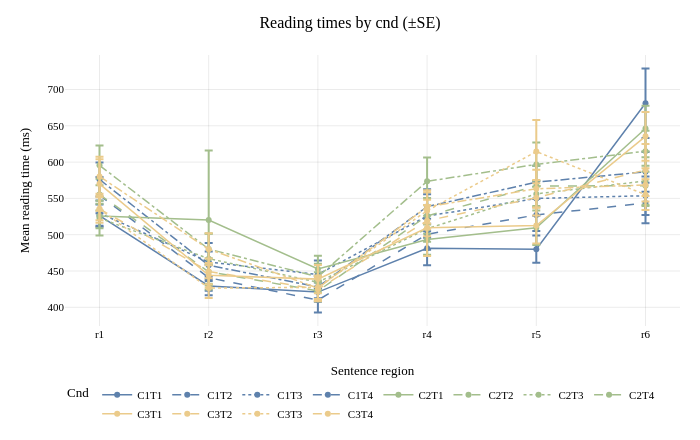
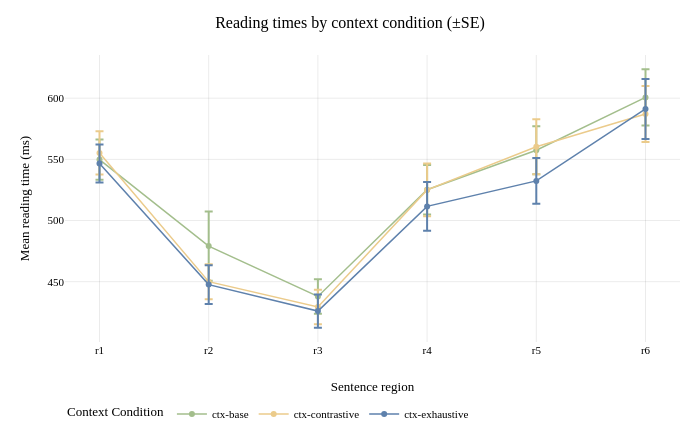
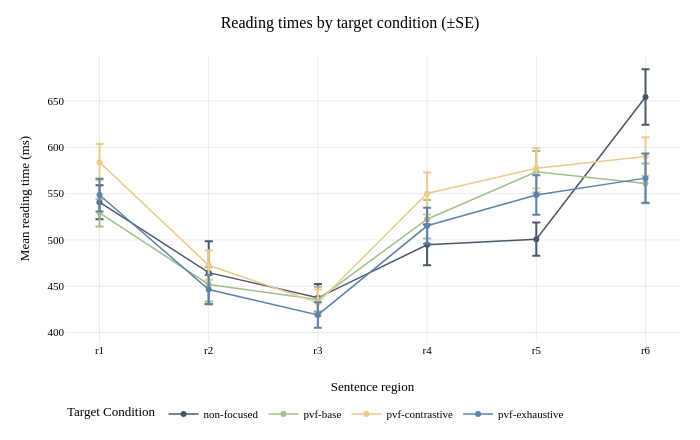

Notebook code for these charts, in order:
### Markdown cell above
#### Reading-time plots

Exhaustive is blue, base green, contrastive yellow, and non-focused grey. For combined `cnd` conditions, color identifies the context (C1 exhaustive, C2 base, C3 contrastive), while line style identifies the target (T1 non-focused: solid; T2 exhaustive: dashed; T3 base: dotted; T4 contrastive: dash-dot).

### Code cell
# Combined CxTy conditions use the context color and a target-specific line style.
condition_pairs = plot_trials[['cnd', 'context_condition', 'target_condition']].drop_duplicates()
if condition_pairs['cnd'].duplicated().any():
    raise ValueError('A combined condition maps to multiple context/target conditions')
missing_colors = set(condition_pairs['context_condition']) | set(condition_pairs['target_condition'])
missing_colors -= set(CONDITION_COLORS)
if missing_colors:
    raise ValueError(f'No Nord colors defined for conditions: {sorted(missing_colors)}')
missing_dashes = set(condition_pairs['target_condition']) - set(TARGET_DASHES)
if missing_dashes:
    raise ValueError(f'No line styles defined for target conditions: {sorted(missing_dashes)}')
combined_colors = {
    row.cnd: CONDITION_COLORS[row.context_condition]
    for row in condition_pairs.itertuples(index=False)
}
combined_dashes = {
    row.cnd: TARGET_DASHES[row.target_condition]
    for row in condition_pairs.itertuples(index=False)
}
color_map = {**CONDITION_COLORS, **combined_colors}

reading_figures = {}
for condition, summary in reading_summaries.items():
    figure = px.line(
        summary, x='region', y='mean_ms', color=condition,
        line_dash=condition if condition == 'cnd' else None,
        color_discrete_map=color_map, line_dash_map=combined_dashes,
        markers=True, error_y=ERROR_BAR, category_orders={'region': region_order},
        hover_data={'sd_ms': ':.1f', 'se_ms': ':.1f', 'n_submissions': True},
        labels={'region': 'Sentence region', 'mean_ms': 'Mean reading time (ms)',
                condition: condition.replace('_', ' ').title()},
        title=f'Reading times by {condition.replace("_", " ")} (±{ERROR_BAR[:2].upper()})'
    )
    figure.update_layout(width=FIGURE_WIDTH, height=FIGURE_HEIGHT,
                         margin=dict(l=65, r=20, t=55, b=55), hovermode='x unified',
                         legend=dict(orientation='h', yanchor='top', y=-0.2))
    reading_figures[condition] = figure
    figure.show()

### Figure 1 — Plotly figure (JSON) as saved in the notebook; plotly's stock layout.template omitted (floating-point values rounded to 4 significant figures)
{"data": [{"customdata": [[146.1, 15.41, 90.0], [122.3, 12.89, 90.0], [126.5, 13.33, 90.0], [222.3, 23.43, 90.0], [178.2, 18.78, 90.0], [454.4, 47.9, 90.0]], "error_y": {"array": [15.41, 12.89, 13.33, 23.43, 18.78, 47.9]}, "hovertemplate": "Cnd=C1T1<br>Sentence region=%{x}<br>Mean reading time (ms)=%{y}<br>sd_ms=%{customdata[0]:.1f}<br>se_ms=%{customdata[1]:.1f}<br>n_submissions=%{customdata[2]}<extra></extra>", "legendgroup": "C1T1", "line": {"color": "#5e81ac", "dash": "solid"}, "marker": {"symbol": "circle"}, "mode": "lines+markers", "name": "C1T1", "orientation": "v", "showlegend": true, "type": "scatter", "x": ["r1", "r2", "r3", "r4", "r5", "r6"], "xaxis": "x", "y": [526.3, 429.5, 420.9, 481.3, 480.0, 681.0], "yaxis": "y"}, {"customdata": [[236.3, 24.91, 90.0], [170.1, 17.93, 90.0], [161.0, 16.97, 90.0], [203.1, 21.41, 90.0], [210.2, 22.16, 90.0], [265.2, 27.96, 90.0]], "error_y": {"array": [24.91, 17.93, 16.97, 21.41, 22.16, 27.96]}, "hovertemplate": "Cnd=C1T2<br>Sentence region=%{x}<br>Mean reading time (ms)=%{y}<br>sd_ms=%{customdata[0]:.1f}<br>se_ms=%{customdata[1]:.1f}<br>n_submissions=%{customdata[2]}<extra></extra>", "legendgroup": "C1T2", "line": {"color": "#5e81ac", "dash": "dash"}, "marker": {"symbol": "circle"}, "mode": "lines+markers", "name": "C1T2", "orientation": "v", "showlegend": true, "type": "scatter", "x": ["r1", "r2", "r3", "r4", "r5", "r6"], "xaxis": "x", "y": [554.4, 440.8, 409.9, 500.6, 527.3, 543.6], "yaxis": "y"}, {"customdata": [[163.9, 17.28, 90.0], [248.2, 26.16, 90.0], [183.1, 19.3, 90.0], [284.4, 29.97, 90.0], [226.6, 23.89, 90.0], [251.9, 26.55, 90.0]], "error_y": {"array": [17.28, 26.16, 19.3, 29.97, 23.89, 26.55]}, "hovertemplate": "Cnd=C1T3<br>Sentence region=%{x}<br>Mean reading time (ms)=%{y}<br>sd_ms=%{customdata[0]:.1f}<br>se_ms=%{customdata[1]:.1f}<br>n_submissions=%{customdata[2]}<extra></extra>", "legendgroup": "C1T3", "line": {"color": "#5e81ac", "dash": "dot"}, "marker": {"symbol": "circle"}, "mode": "lines+markers", "name": "C1T3", "orientation": "v", "showlegend": true, "type": "scatter", "x": ["r1", "r2", "r3", "r4", "r5", "r6"], "xaxis": "x", "y": [529.7, 462.4, 445.2, 525.7, 549.9, 553.7], "yaxis": "y"}, {"customdata": [[222.8, 23.48, 90.0], [180.9, 19.07, 90.0], [145.8, 15.37, 90.0], [225.4, 23.76, 90.0], [215.1, 22.68, 90.0], [259.4, 27.34, 90.0]], "error_y": {"array": [23.48, 19.07, 15.37, 23.76, 22.68, 27.34]}, "hovertemplate": "Cnd=C1T4<br>Sentence region=%{x}<br>Mean reading time (ms)=%{y}<br>sd_ms=%{customdata[0]:.1f}<br>se_ms=%{customdata[1]:.1f}<br>n_submissions=%{customdata[2]}<extra></extra>", "legendgroup": "C1T4", "line": {"color": "#5e81ac", "dash": "dashdot"}, "marker": {"symbol": "circle"}, "mode": "lines+markers", "name": "C1T4", "orientation": "v", "showlegend": true, "type": "scatter", "x": ["r1", "r2", "r3", "r4", "r5", "r6"], "xaxis": "x", "y": [576.1, 457.8, 428.0, 538.7, 572.3, 586.6], "yaxis": "y"}, {"customdata": [[160.0, 16.86, 90.0], [908.5, 95.76, 90.0], [173.3, 18.27, 90.0], [196.8, 20.75, 90.0], [226.4, 23.87, 90.0], [297.7, 31.38, 90.0]], "error_y": {"array": [16.86, 95.76, 18.27, 20.75, 23.87, 31.38]}, "hovertemplate": "Cnd=C2T1<br>Sentence region=%{x}<br>Mean reading time (ms)=%{y}<br>sd_ms=%{customdata[0]:.1f}<br>se_ms=%{customdata[1]:.1f}<br>n_submissions=%{customdata[2]}<extra></extra>", "legendgroup": "C2T1", "line": {"color": "#a3be8c", "dash": "solid"}, "marker": {"symbol": "circle"}, "mode": "lines+markers", "name": "C2T1", "orientation": "v", "showlegend": true, "type": "scatter", "x": ["r1", "r2", "r3", "r4", "r5", "r6"], "xaxis": "x", "y": [525.6, 520.3, 452.7, 493.3, 509.6, 646.2], "yaxis": "y"}, {"customdata": [[208.1, 21.94, 90.0], [177.5, 18.71, 90.0], [135.5, 14.28, 90.0], [233.5, 24.62, 90.0], [263.4, 27.76, 90.0], [262.4, 27.66, 90.0]], "error_y": {"array": [21.94, 18.71, 14.28, 24.62, 27.76, 27.66]}, "hovertemplate": "Cnd=C2T2<br>Sentence region=%{x}<br>Mean reading time (ms)=%{y}<br>sd_ms=%{customdata[0]:.1f}<br>se_ms=%{customdata[1]:.1f}<br>n_submissions=%{customdata[2]}<extra></extra>", "legendgroup": "C2T2", "line": {"color": "#a3be8c", "dash": "dash"}, "marker": {"symbol": "circle"}, "mode": "lines+markers", "name": "C2T2", "orientation": "v", "showlegend": true, "type": "scatter", "x": ["r1", "r2", "r3", "r4", "r5", "r6"], "xaxis": "x", "y": [555.3, 449.0, 422.5, 525.9, 567.2, 567.3], "yaxis": "y"}, {"customdata": [[226.9, 23.92, 90.0], [326.8, 34.45, 90.0], [129.5, 13.66, 90.0], [170.9, 18.01, 90.0], [171.8, 18.11, 90.0], [310.3, 32.71, 90.0]], "error_y": {"array": [23.92, 34.45, 13.66, 18.01, 18.11, 32.71]}, "hovertemplate": "Cnd=C2T3<br>Sentence region=%{x}<br>Mean reading time (ms)=%{y}<br>sd_ms=%{customdata[0]:.1f}<br>se_ms=%{customdata[1]:.1f}<br>n_submissions=%{customdata[2]}<extra></extra>", "legendgroup": "C2T3", "line": {"color": "#a3be8c", "dash": "dot"}, "marker": {"symbol": "circle"}, "mode": "lines+markers", "name": "C2T3", "orientation": "v", "showlegend": true, "type": "scatter", "x": ["r1", "r2", "r3", "r4", "r5", "r6"], "xaxis": "x", "y": [522.9, 467.0, 434.5, 508.2, 556.2, 574.0], "yaxis": "y"}, {"customdata": [[259.9, 27.4, 90.0], [201.3, 21.22, 90.0], [170.6, 17.98, 90.0], [311.5, 32.83, 90.0], [287.8, 30.33, 90.0], [268.5, 28.3, 90.0]], "error_y": {"array": [27.4, 21.22, 17.98, 32.83, 30.33, 28.3]}, "hovertemplate": "Cnd=C2T4<br>Sentence region=%{x}<br>Mean reading time (ms)=%{y}<br>sd_ms=%{customdata[0]:.1f}<br>se_ms=%{customdata[1]:.1f}<br>n_submissions=%{customdata[2]}<extra></extra>", "legendgroup": "C2T4", "line": {"color": "#a3be8c", "dash": "dashdot"}, "marker": {"symbol": "circle"}, "mode": "lines+markers", "name": "C2T4", "orientation": "v", "showlegend": true, "type": "scatter", "x": ["r1", "r2", "r3", "r4", "r5", "r6"], "xaxis": "x", "y": [595.5, 480.2, 442.0, 573.5, 596.8, 615.1], "yaxis": "y"}, {"customdata": [[352.5, 37.16, 90.0], [160.7, 16.94, 90.0], [184.4, 19.44, 90.0], [368.0, 38.79, 90.0], [236.4, 24.92, 90.0], [317.9, 33.5, 90.0]], "error_y": {"array": [37.16, 16.94, 19.44, 38.79, 24.92, 33.5]}, "hovertemplate": "Cnd=C3T1<br>Sentence region=%{x}<br>Mean reading time (ms)=%{y}<br>sd_ms=%{customdata[0]:.1f}<br>se_ms=%{customdata[1]:.1f}<br>n_submissions=%{customdata[2]}<extra></extra>", "legendgroup": "C3T1", "line": {"color": "#ebcb8b", "dash": "solid"}, "marker": {"symbol": "circle"}, "mode": "lines+markers", "name": "C3T1", "orientation": "v", "showlegend": true, "type": "scatter", "x": ["r1", "r2", "r3", "r4", "r5", "r6"], "xaxis": "x", "y": [570.1, 444.2, 438.8, 509.4, 512.7, 635.5], "yaxis": "y"}, {"customdata": [[150.9, 15.91, 90.0], [167.6, 17.67, 90.0], [156.4, 16.49, 90.0], [203.8, 21.48, 90.0], [232.7, 24.53, 90.0], [340.1, 35.85, 90.0]], "error_y": {"array": [15.91, 17.67, 16.49, 21.48, 24.53, 35.85]}, "hovertemplate": "Cnd=C3T2<br>Sentence region=%{x}<br>Mean reading time (ms)=%{y}<br>sd_ms=%{customdata[0]:.1f}<br>se_ms=%{customdata[1]:.1f}<br>n_submissions=%{customdata[2]}<extra></extra>", "legendgroup": "C3T2", "line": {"color": "#ebcb8b", "dash": "dash"}, "marker": {"symbol": "circle"}, "mode": "lines+markers", "name": "C3T2", "orientation": "v", "showlegend": true, "type": "scatter", "x": ["r1", "r2", "r3", "r4", "r5", "r6"], "xaxis": "x", "y": [535.7, 449.4, 424.7, 519.3, 550.9, 589.2], "yaxis": "y"}, {"customdata": [[177.0, 18.66, 90.0], [128.2, 13.51, 90.0], [152.5, 16.07, 90.0], [242.4, 25.55, 90.0], [411.8, 43.4, 90.0], [200.9, 21.17, 90.0]], "error_y": {"array": [18.66, 13.51, 16.07, 25.55, 43.4, 21.17]}, "hovertemplate": "Cnd=C3T3<br>Sentence region=%{x}<br>Mean reading time (ms)=%{y}<br>sd_ms=%{customdata[0]:.1f}<br>se_ms=%{customdata[1]:.1f}<br>n_submissions=%{customdata[2]}<extra></extra>", "legendgroup": "C3T3", "line": {"color": "#ebcb8b", "dash": "dot"}, "marker": {"symbol": "circle"}, "mode": "lines+markers", "name": "C3T3", "orientation": "v", "showlegend": true, "type": "scatter", "x": ["r1", "r2", "r3", "r4", "r5", "r6"], "xaxis": "x", "y": [535.1, 426.5, 427.5, 533.1, 614.4, 555.2], "yaxis": "y"}, {"customdata": [[224.3, 23.64, 90.0], [209.8, 22.12, 90.0], [160.5, 16.91, 90.0], [216.3, 22.8, 90.0], [249.1, 26.26, 90.0], [217.0, 22.88, 90.0]], "error_y": {"array": [23.64, 22.12, 16.91, 22.8, 26.26, 22.88]}, "hovertemplate": "Cnd=C3T4<br>Sentence region=%{x}<br>Mean reading time (ms)=%{y}<br>sd_ms=%{customdata[0]:.1f}<br>se_ms=%{customdata[1]:.1f}<br>n_submissions=%{customdata[2]}<extra></extra>", "legendgroup": "C3T4", "line": {"color": "#ebcb8b", "dash": "dashdot"}, "marker": {"symbol": "circle"}, "mode": "lines+markers", "name": "C3T4", "orientation": "v", "showlegend": true, "type": "scatter", "x": ["r1", "r2", "r3", "r4", "r5", "r6"], "xaxis": "x", "y": [580.2, 480.0, 426.5, 538.4, 563.2, 568.5], "yaxis": "y"}], "layout": {"height": 440, "hovermode": "x unified", "legend": {"orientation": "h", "title": {"text": "Cnd"}, "tracegroupgap": 0, "y": -0.2, "yanchor": "top"}, "margin": {"b": 55, "l": 65, "r": 20, "t": 55}, "title": {"text": "Reading times by cnd (±SE)"}, "width": 700, "xaxis": {"anchor": "y", "categoryarray": ["r1", "r2", "r3", "r4", "r5", "r6"], "categoryorder": "array", "domain": [0, 1], "title": {"text": "Sentence region"}}, "yaxis": {"anchor": "x", "domain": [0, 1], "title": {"text": "Mean reading time (ms)"}}}}

### Figure 2 — Plotly figure (JSON) as saved in the notebook; plotly's stock layout.template omitted (floating-point values rounded to 4 significant figures)
{"data": [{"customdata": [[156.3, 16.48, 90.0], [268.8, 28.34, 90.0], [134.4, 14.16, 90.0], [192.0, 20.24, 90.0], [186.2, 19.62, 90.0], [217.5, 22.93, 90.0]], "error_y": {"array": [16.48, 28.34, 14.16, 20.24, 19.62, 22.93]}, "hovertemplate": "Context Condition=ctx-base<br>Sentence region=%{x}<br>Mean reading time (ms)=%{y}<br>sd_ms=%{customdata[0]:.1f}<br>se_ms=%{customdata[1]:.1f}<br>n_submissions=%{customdata[2]}<extra></extra>", "legendgroup": "ctx-base", "line": {"color": "#a3be8c", "dash": "solid"}, "marker": {"symbol": "circle"}, "mode": "lines+markers", "name": "ctx-base", "orientation": "v", "showlegend": true, "type": "scatter", "x": ["r1", "r2", "r3", "r4", "r5", "r6"], "xaxis": "x", "y": [549.8, 479.1, 437.9, 525.2, 557.5, 600.6], "yaxis": "y"}, {"customdata": [[167.9, 17.7, 90.0], [135.9, 14.32, 90.0], [133.6, 14.08, 90.0], [204.6, 21.57, 90.0], [213.5, 22.5, 90.0], [217.4, 22.92, 90.0]], "error_y": {"array": [17.7, 14.32, 14.08, 21.57, 22.5, 22.92]}, "hovertemplate": "Context Condition=ctx-contrastive<br>Sentence region=%{x}<br>Mean reading time (ms)=%{y}<br>sd_ms=%{customdata[0]:.1f}<br>se_ms=%{customdata[1]:.1f}<br>n_submissions=%{customdata[2]}<extra></extra>", "legendgroup": "ctx-contrastive", "line": {"color": "#ebcb8b", "dash": "solid"}, "marker": {"symbol": "circle"}, "mode": "lines+markers", "name": "ctx-contrastive", "orientation": "v", "showlegend": true, "type": "scatter", "x": ["r1", "r2", "r3", "r4", "r5", "r6"], "xaxis": "x", "y": [555.3, 450.0, 429.4, 525.0, 560.3, 587.1], "yaxis": "y"}, {"customdata": [[147.3, 15.53, 90.0], [149.5, 15.75, 90.0], [128.6, 13.56, 90.0], [189.6, 19.98, 90.0], [176.7, 18.63, 90.0], [232.7, 24.53, 90.0]], "error_y": {"array": [15.53, 15.75, 13.56, 19.98, 18.63, 24.53]}, "hovertemplate": "Context Condition=ctx-exhaustive<br>Sentence region=%{x}<br>Mean reading time (ms)=%{y}<br>sd_ms=%{customdata[0]:.1f}<br>se_ms=%{customdata[1]:.1f}<br>n_submissions=%{customdata[2]}<extra></extra>", "legendgroup": "ctx-exhaustive", "line": {"color": "#5e81ac", "dash": "solid"}, "marker": {"symbol": "circle"}, "mode": "lines+markers", "name": "ctx-exhaustive", "orientation": "v", "showlegend": true, "type": "scatter", "x": ["r1", "r2", "r3", "r4", "r5", "r6"], "xaxis": "x", "y": [546.7, 447.6, 426.0, 511.6, 532.4, 591.2], "yaxis": "y"}], "layout": {"height": 440, "hovermode": "x unified", "legend": {"orientation": "h", "title": {"text": "Context Condition"}, "tracegroupgap": 0, "y": -0.2, "yanchor": "top"}, "margin": {"b": 55, "l": 65, "r": 20, "t": 55}, "title": {"text": "Reading times by context condition (±SE)"}, "width": 700, "xaxis": {"anchor": "y", "categoryarray": ["r1", "r2", "r3", "r4", "r5", "r6"], "categoryorder": "array", "domain": [0, 1], "title": {"text": "Sentence region"}}, "yaxis": {"anchor": "x", "domain": [0, 1], "title": {"text": "Mean reading time (ms)"}}}}

### Figure 3 — Plotly figure (JSON) as saved in the notebook; plotly's stock layout.template omitted (floating-point values rounded to 4 significant figures)
{"data": [{"customdata": [[173.9, 18.33, 90.0], [322.3, 33.98, 90.0], [142.3, 15.0, 90.0], [209.6, 22.09, 90.0], [170.0, 17.92, 90.0], [283.7, 29.91, 90.0]], "error_y": {"array": [18.33, 33.98, 15.0, 22.09, 17.92, 29.91]}, "hovertemplate": "Target Condition=non-focused<br>Sentence region=%{x}<br>Mean reading time (ms)=%{y}<br>sd_ms=%{customdata[0]:.1f}<br>se_ms=%{customdata[1]:.1f}<br>n_submissions=%{customdata[2]}<extra></extra>", "legendgroup": "non-focused", "line": {"color": "#4c566a", "dash": "solid"}, "marker": {"symbol": "circle"}, "mode": "lines+markers", "name": "non-focused", "orientation": "v", "showlegend": true, "type": "scatter", "x": ["r1", "r2", "r3", "r4", "r5", "r6"], "xaxis": "x", "y": [540.7, 464.7, 437.5, 494.7, 500.8, 654.2], "yaxis": "y"}, {"customdata": [[139.0, 14.65, 90.0], [174.8, 18.43, 90.0], [131.0, 13.8, 90.0], [198.0, 20.87, 90.0], [212.7, 22.42, 90.0], [203.7, 21.47, 90.0]], "error_y": {"array": [14.65, 18.43, 13.8, 20.87, 22.42, 21.47]}, "hovertemplate": "Target Condition=pvf-base<br>Sentence region=%{x}<br>Mean reading time (ms)=%{y}<br>sd_ms=%{customdata[0]:.1f}<br>se_ms=%{customdata[1]:.1f}<br>n_submissions=%{customdata[2]}<extra></extra>", "legendgroup": "pvf-base", "line": {"color": "#a3be8c", "dash": "solid"}, "marker": {"symbol": "circle"}, "mode": "lines+markers", "name": "pvf-base", "orientation": "v", "showlegend": true, "type": "scatter", "x": ["r1", "r2", "r3", "r4", "r5", "r6"], "xaxis": "x", "y": [529.3, 452.0, 435.7, 522.3, 573.5, 561.0], "yaxis": "y"}, {"customdata": [[186.1, 19.62, 90.0], [151.4, 15.96, 90.0], [134.7, 14.2, 90.0], [215.5, 22.71, 90.0], [206.3, 21.75, 90.0], [195.9, 20.65, 90.0]], "error_y": {"array": [19.62, 15.96, 14.2, 22.71, 21.75, 20.65]}, "hovertemplate": "Target Condition=pvf-contrastive<br>Sentence region=%{x}<br>Mean reading time (ms)=%{y}<br>sd_ms=%{customdata[0]:.1f}<br>se_ms=%{customdata[1]:.1f}<br>n_submissions=%{customdata[2]}<extra></extra>", "legendgroup": "pvf-contrastive", "line": {"color": "#ebcb8b", "dash": "solid"}, "marker": {"symbol": "circle"}, "mode": "lines+markers", "name": "pvf-contrastive", "orientation": "v", "showlegend": true, "type": "scatter", "x": ["r1", "r2", "r3", "r4", "r5", "r6"], "xaxis": "x", "y": [584.0, 472.7, 432.2, 550.2, 577.5, 590.1], "yaxis": "y"}, {"customdata": [[167.7, 17.68, 90.0], [148.6, 15.66, 90.0], [130.3, 13.74, 90.0], [185.1, 19.51, 90.0], [201.6, 21.25, 90.0], [251.1, 26.47, 90.0]], "error_y": {"array": [17.68, 15.66, 13.74, 19.51, 21.25, 26.47]}, "hovertemplate": "Target Condition=pvf-exhaustive<br>Sentence region=%{x}<br>Mean reading time (ms)=%{y}<br>sd_ms=%{customdata[0]:.1f}<br>se_ms=%{customdata[1]:.1f}<br>n_submissions=%{customdata[2]}<extra></extra>", "legendgroup": "pvf-exhaustive", "line": {"color": "#5e81ac", "dash": "solid"}, "marker": {"symbol": "circle"}, "mode": "lines+markers", "name": "pvf-exhaustive", "orientation": "v", "showlegend": true, "type": "scatter", "x": ["r1", "r2", "r3", "r4", "r5", "r6"], "xaxis": "x", "y": [548.5, 446.4, 419.0, 515.3, 548.4, 566.7], "yaxis": "y"}], "layout": {"height": 440, "hovermode": "x unified", "legend": {"orientation": "h", "title": {"text": "Target Condition"}, "tracegroupgap": 0, "y": -0.2, "yanchor": "top"}, "margin": {"b": 55, "l": 65, "r": 20, "t": 55}, "title": {"text": "Reading times by target condition (±SE)"}, "width": 700, "xaxis": {"anchor": "y", "categoryarray": ["r1", "r2", "r3", "r4", "r5", "r6"], "categoryorder": "array", "domain": [0, 1], "title": {"text": "Sentence region"}}, "yaxis": {"anchor": "x", "domain": [0, 1], "title": {"text": "Mean reading time (ms)"}}}}
